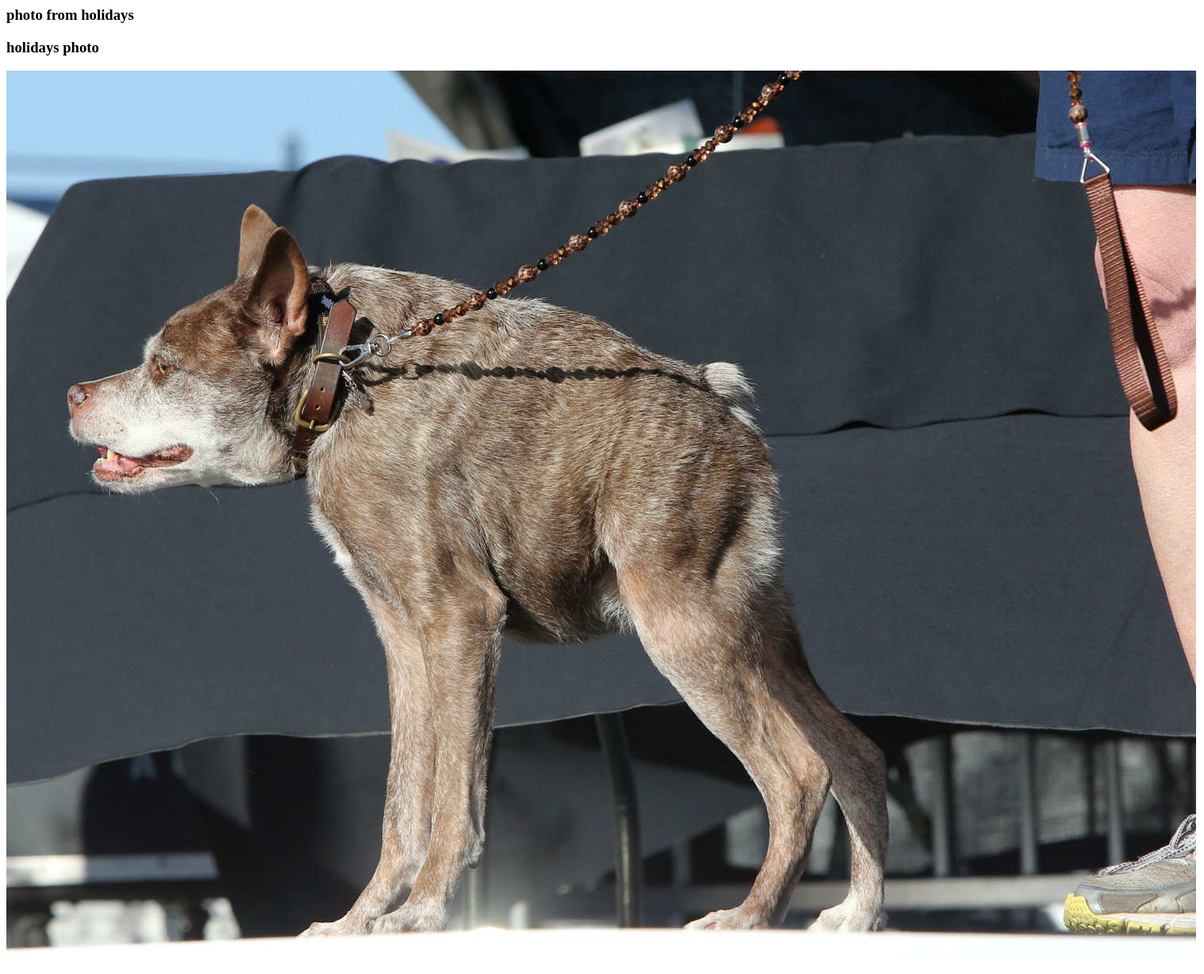
/albums/album/1, run on an earlier commit of the app's database.
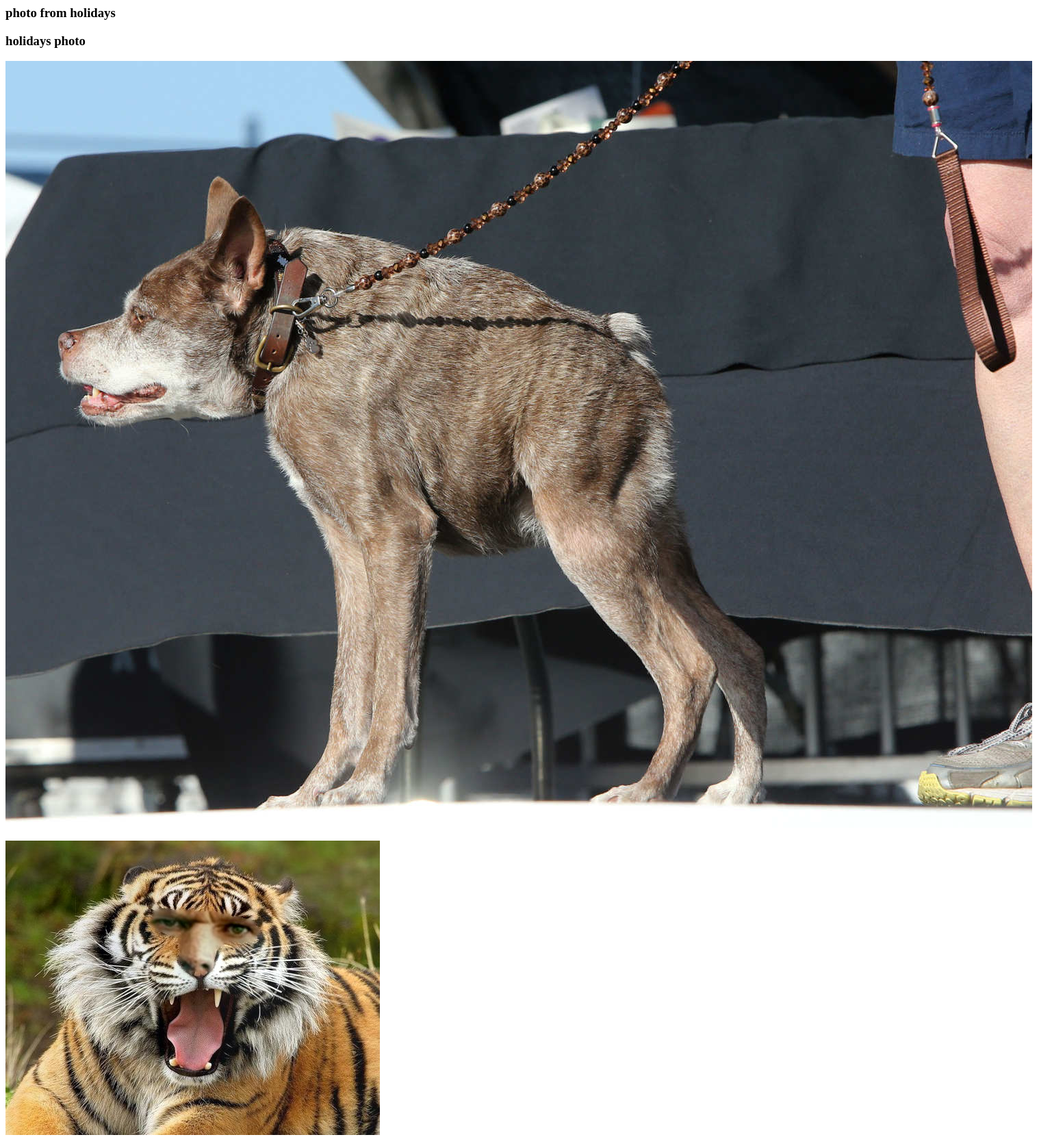
And on a later commit of the database.
### albums/models.py (models this page shows, shortened)
class Photo(models.Model):
    alt = models.TextField()
    img = models.ImageField(upload_to='albums/static/albums/photos')
    date_created = models.DateTimeField('Date created', auto_now_add=True, auto_created=True)
    date_change = models.DateTimeField('Date change', auto_now_add=True, auto_created=True)
    album = models.ForeignKey(Album)
    def get_url_img(self):
        try:
            return '/' + self.img.url.split('/', 1)[1]
        except IndexError:
            return ''

### albums/views.py (the view)
# urls.py: url(r'^album/([0-9]+)', views.Album_view)
def Album_view(request, id):
    view = Album.objects.get(id=id)
    context = {'album': view}
    return render(request, 'albums/album.html', context)

### albums/templates/albums/album.html
{% load static %}
<h3> {{ album.title }} </h3>
<h3> {{ album.descr }} </h3>
{% for i in album.photo_set.all %}
    <h3> <img src={{ i.get_url_img }} alt={{ i.alt }}> </h3>
{% endfor %}

What changed in the data, as far as the page shows it:
added Photo: get_url_img (picture)
